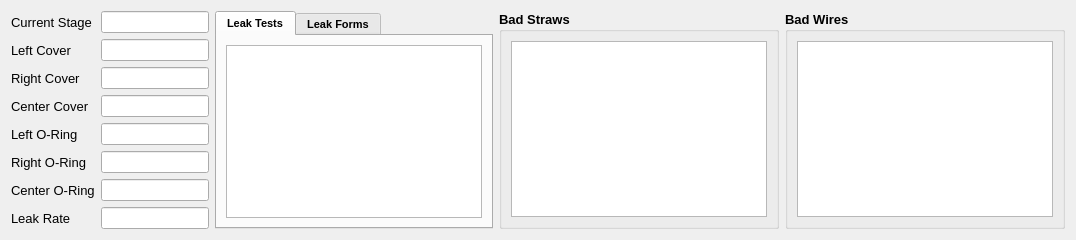
          <widget class="QWidget" name="tab">
           <attribute name="title">
            <string>Final QC</string>
           </attribute>
           <layout class="QGridLayout" name="gridLayout_4">
            <item row="0" column="0">
             <widget class="QLabel" name="label_43">
              <property name="font">
               <font>
                <pointsize>10</pointsize>
                <weight>50</weight>
                <bold>false</bold>
               </font>
              </property>
              <property name="text">
               <string>Current Stage</string>
              </property>
             </widget>
            </item>
            <item row="0" column="1">
             <widget class="QLineEdit" name="stageLE">
              <property name="readOnly">
               <bool>true</bool>
              </property>
             </widget>
            </item>
            <item row="1" column="0">
             <widget class="QLabel" name="label_46">
              <property name="font">
               <font>
                <pointsize>10</pointsize>
                <weight>50</weight>
                <bold>false</bold>
               </font>
              </property>
              <property name="text">
               <string>Left Cover</string>
              </property>
             </widget>
            </item>
            <item row="1" column="1">
             <widget class="QLineEdit" name="left_coverLE">
              <property name="readOnly">
               <bool>true</bool>
              </property>
             </widget>
            </item>
            <item row="2" column="0">
             <widget class="QLabel" name="label_47">
              <property name="font">
               <font>
                <pointsize>10</pointsize>
                <weight>50</weight>
                <bold>false</bold>
               </font>
              </property>
              <property name="text">
               <string>Right Cover</string>
              </property>
             </widget>
            </item>
            <item row="2" column="1">
             <widget class="QLineEdit" name="right_coverLE">
              <property name="readOnly">
               <bool>true</bool>
              </property>
             </widget>
            </item>
            <item row="3" column="0">
             <widget class="QLabel" name="label_48">
              <property name="font">
               <font>
                <pointsize>10</pointsize>
                <weight>50</weight>
                <bold>false</bold>
               </font>
              </property>
              <property name="text">
               <string>Center Cover</string>
              </property>
             </widget>
            </item>
            <item row="3" column="1">
             <widget class="QLineEdit" name="center_coverLE">
              <property name="readOnly">
               <bool>true</bool>
              </property>
             </widget>
            </item>
            <item row="4" column="0">
             <widget class="QLabel" name="label_50">
              <property name="font">
               <font>
                <pointsize>10</pointsize>
                <weight>50</weight>
                <bold>false</bold>
               </font>
              </property>
              <property name="text">
               <string>Left O-Ring</string>
              </property>
             </widget>
            </item>
            <item row="4" column="1">
             <widget class="QLineEdit" name="left_ringLE">
              <property name="readOnly">
               <bool>true</bool>
              </property>
             </widget>
            </item>
            <item row="5" column="0">
             <widget class="QLabel" name="label_49">
              <property name="font">
               <font>
                <pointsize>10</pointsize>
                <weight>50</weight>
                <bold>false</bold>
               </font>
              </property>
              <property name="text">
               <string>Right O-Ring</string>
              </property>
             </widget>
            </item>
            <item row="5" column="1">
             <widget class="QLineEdit" name="right_ringLE">
              <property name="readOnly">
               <bool>true</bool>
              </property>
             </widget>
            </item>
            <item row="6" column="0">
             <widget class="QLabel" name="label_51">
              <property name="font">
               <font>
                <pointsize>10</pointsize>
                <weight>50</weight>
                <bold>false</bold>
               </font>
              </property>
              <property name="text">
               <string>Center O-Ring</string>
              </property>
             </widget>
            </item>
            <item row="6" column="1">
             <widget class="QLineEdit" name="center_ringLE">
              <property name="readOnly">
               <bool>true</bool>
              </property>
             </widget>
            </item>
            <item row="7" column="0">
             <widget class="QLabel" name="label_55">
              <property name="font">
               <font>
                <pointsize>10</pointsize>
                <weight>50</weight>
                <bold>false</bold>
               </font>
              </property>
              <property name="text">
               <string>Leak Rate</string>
              </property>
             </widget>
            </item>
            <item row="7" column="1">
             <widget class="QLineEdit" name="leak_rateLE">
              <property name="readOnly">
               <bool>true</bool>
              </property>
             </widget>
            </item>
            <item row="0" column="2" rowspan="8">
             <widget class="QTabWidget" name="tabWidget">
              <property name="font">
               <font>
                <pointsize>8</pointsize>
                <weight>75</weight>
                <bold>true</bold>
               </font>
              </property>
              <property name="currentIndex">
               <number>0</number>
              </property>
              <widget class="QWidget" name="tab_3">
               <attribute name="title">
                <string>Leak Tests</string>
               </attribute>
               <layout class="QGridLayout" name="gridLayout_39">
                <item row="0" column="0">
                 <widget class="QListWidget" name="leakTestsLW">
                  <property name="font">
                   <font>
                    <pointsize>8</pointsize>
                    <weight>50</weight>
                    <bold>false</bold>
                   </font>
                  </property>
                 </widget>
                </item>
               </layout>
              </widget>
              <widget class="QWidget" name="tab_5">
               <attribute name="title">
                <string>Leak Forms</string>
               </attribute>
               <layout class="QGridLayout" name="gridLayout_37">
                <item row="0" column="0">
                 <widget class="QListWidget" name="leaksLW">
                  <property name="font">
                   <font>
                    <pointsize>8</pointsize>
                    <weight>50</weight>
                    <bold>false</bold>
                   </font>
                  </property>
                 </widget>
                </item>
               </layout>
              </widget>
             </widget>
            </item>
            <item row="0" column="3" rowspan="8">
             <widget class="QGroupBox" name="groupBox_2">
              <property name="font">
               <font>
                <pointsize>10</pointsize>
                <weight>75</weight>
                <bold>true</bold>
               </font>
              </property>
              <property name="title">
               <string>Bad Straws</string>
              </property>
              <layout class="QGridLayout" name="gridLayout_36">
               <item row="0" column="0">
                <widget class="QListWidget" name="badStrawsLW">
                 <property name="font">
                  <font>
                   <pointsize>8</pointsize>
                   <weight>50</weight>
                   <bold>false</bold>
                  </font>
                 </property>
                </widget>
               </item>
              </layout>
             </widget>
            </item>
            <item row="0" column="4" rowspan="8">
             <widget class="QGroupBox" name="groupBox">
              <property name="font">
               <font>
                <pointsize>10</pointsize>
                <weight>75</weight>
                <bold>true</bold>
               </font>
              </property>
              <property name="title">
               <string>Bad Wires</string>
              </property>
              <layout class="QGridLayout" name="gridLayout_35">
               <item row="0" column="0">
                <widget class="QListWidget" name="badWiresLW">
                 <property name="font">
                  <font>
                   <pointsize>8</pointsize>
                   <weight>50</weight>
                   <bold>false</bold>
                  </font>
                 </property>
                </widget>
               </item>
              </layout>
             </widget>
            </item>
           </layout>
          </widget>
